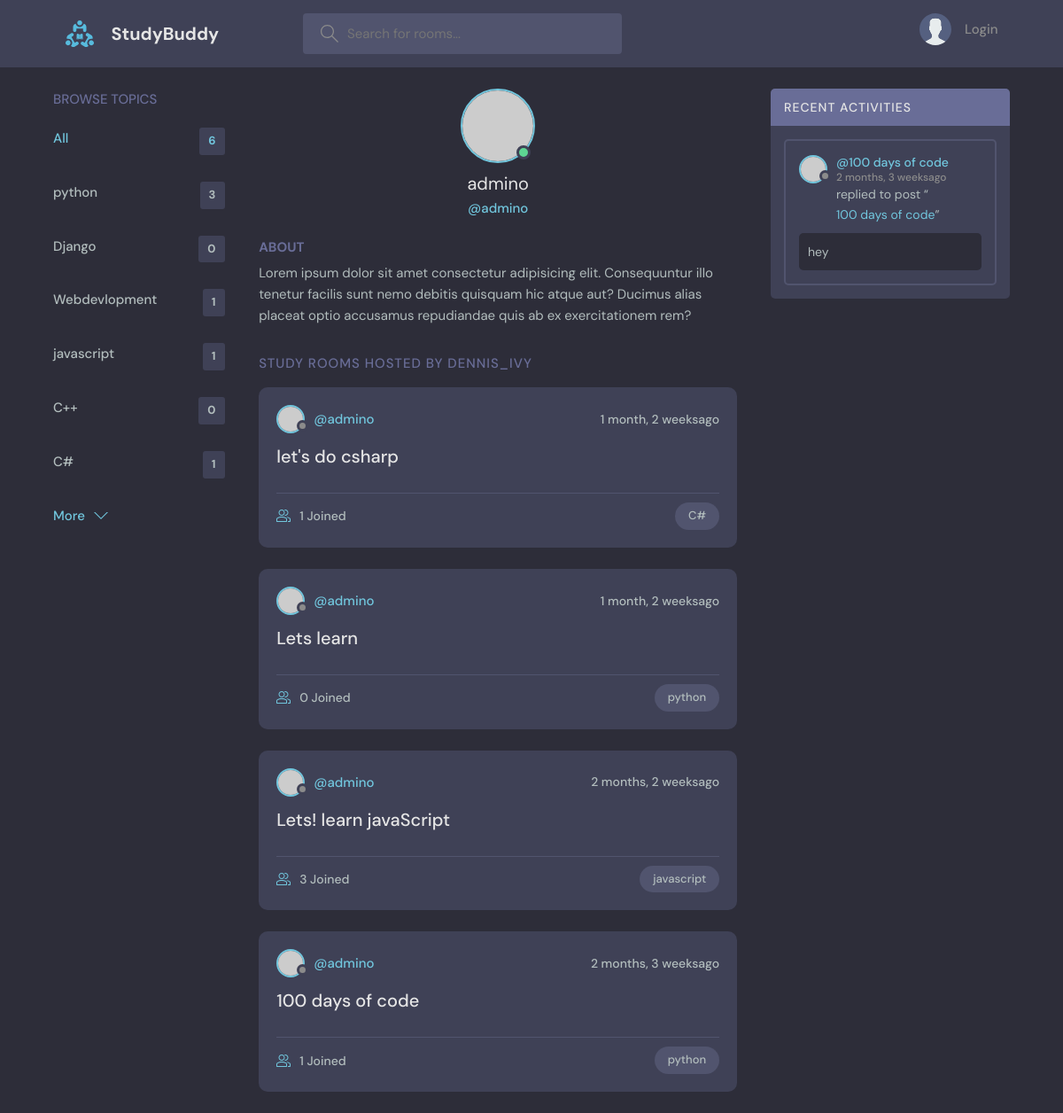
The app's page /profile/1/, older data.
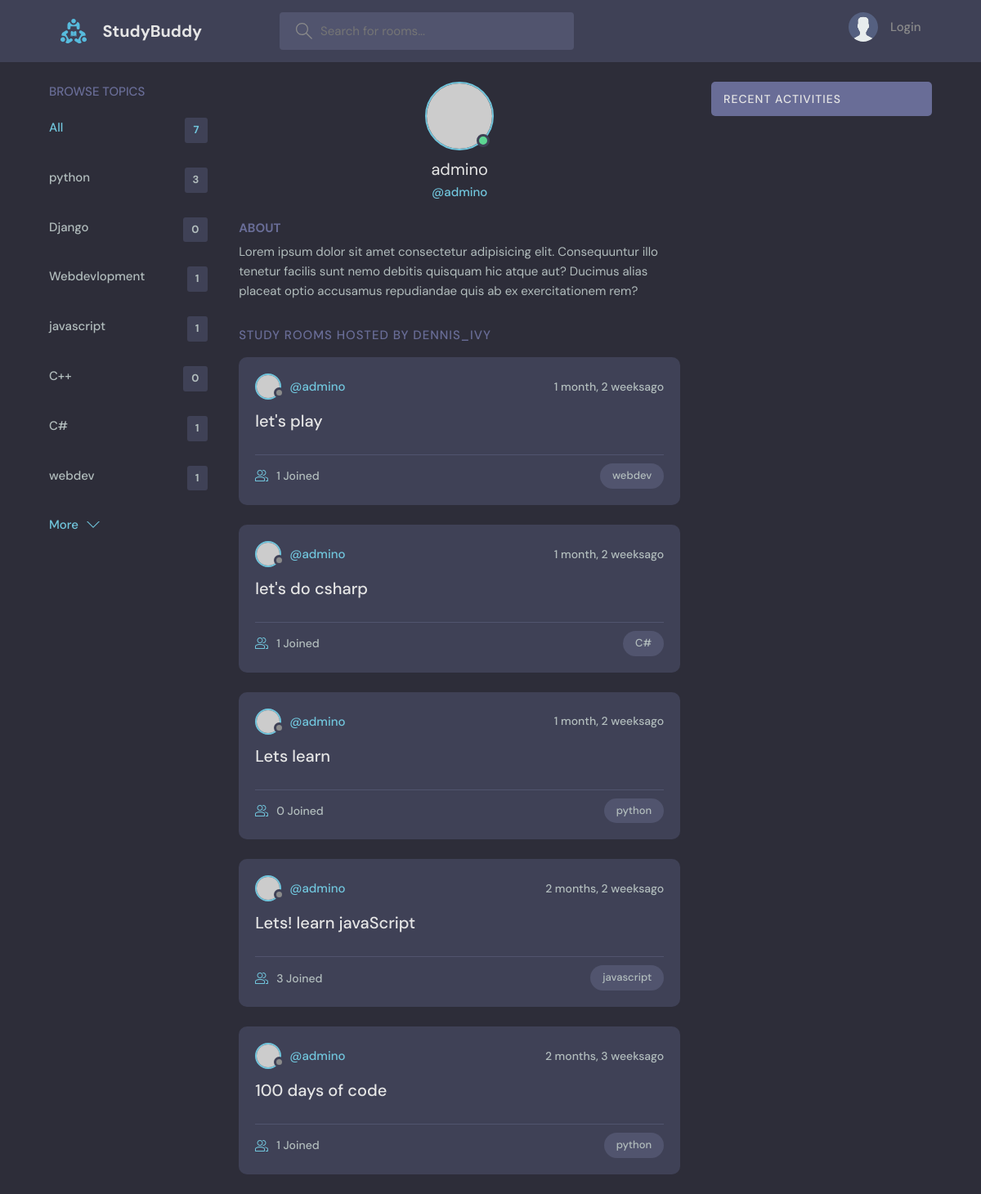
The same page, newer data.
### base/models.py (models this page shows, shortened)
class Topic(models.Model):
    name = models.CharField(max_length=200)

class Room(models.Model):
    host =models.ForeignKey(User, on_delete=models.SET_NULL, null=True)
    topic =models.ForeignKey(Topic, on_delete=models.SET_NULL, null=True)
    name = models.CharField(max_length=200)
    description =models.TextField(null=True, blank=True)
    participants = models.ManyToManyField(User, related_name='participants', blank = True)
    updated =models.DateTimeField(auto_now=True)
    created =models.DateTimeField(auto_now=True)
    class Meta:
        ordering =['-updated','-created']
    def __str__(self):
        return self.name

class Message(models.Model):
    user = models.ForeignKey(User, on_delete=models.CASCADE)
    room = models.ForeignKey(Room, on_delete=models.CASCADE)
    body = models.TextField()
    updated =models.DateTimeField(auto_now=True)
    created =models.DateTimeField(auto_now=True)
    class Meta:
        ordering =['-updated','-created']

### base/views.py (the view)
# urls.py: path('profile/<str:pk>/',views.userProfile, name = "user-profile"),
def userProfile(request,pk):
    user = User.objects.get(id=pk)
    rooms =user.room_set.all()
    room_messages= user.message_set.all()
    topics = Topic.objects.all()
    context ={'user':user,'rooms':rooms, 'room_messages':room_messages,
              'topics':topics}
    return render(request,'base/profile.html',context)

### base/templates/base/profile.html (shortened to what this page needs)
{% extends 'main.html' %}
{% block content%}
  <main class="profile-page layout layout--3">
    <div class="container">
      {%include 'base/topics_component.html'%}
      <div class="roomList">
        <div class="profile">
          <div class="profile__avatar">
            <div class="avatar avatar--large active">
              <img src="https://randomuser.me/api/portraits/men/11.jpg" />
            </div>
          </div>
          <div class="profile__info">
            <h3>{{user.username}}</h3>
            <p>@{{user.username}}</p>
          </div>
          <div class="profile__about">
            <h3>About</h3>
            <p>
              Lorem ipsum dolor sit amet consectetur adipisicing elit. Consequuntur illo tenetur
              facilis sunt nemo debitis quisquam hic atque aut? Ducimus alias placeat optio
              accusamus repudiandae quis ab ex exercitationem rem?
            </p>
          </div>
        </div>
        <div class="roomList__header">
          <div>
            <h2>Study Rooms Hosted by dennis_ivy</a>
            </h2>
          </div>
        </div>
        {% include 'base/roomcount_component.html' %}
      </div>
      {% include 'base/activity_component.html' %}
    </div>
  </main>
{% endblock content %}

### templates/main.html (shortened to what this page needs)
<!DOCTYPE html>
{% load static %}
<html lang="en">
  <head>
    <link rel="stylesheet" href="{% static 'styles/style.css' %}" />
  </head>
  <body>
    {% include  'navbar.html' %}
    {% block content %}
    {% endblock  %}
  </body>
</html>

### templates/navbar.html (shortened to what this page needs)
{% load static%}
<header class="header header--loggedIn">
        <div class="container">
          <a href="{% url 'home'%}" class="header__logo">
            <img src="{%static 'images/logo.svg' %}" />
            <h1>StudyBuddy</h1>
          </a>
          <form class="header__search" method="GET" action="{% url 'home' %}">
            <label>
              <input name = "q" placeholder="Search for rooms..." />
            </label>
          </form>
          <nav class="header__menu">
            {% if request.user.is_authenticated %}
            <div class="header__user">
              <a href="{% url 'update-user' %}">
                <div class="avatar avatar--medium active">
                  <img src="https://randomuser.me/api/portraits/men/37.jpg" />
                </div>
                <p>{{request.user.username}} <span>@{{request.user.username}}</span></p>
              </a>
              <button class="dropdown-button">
                <svg version="1.1" xmlns="http://www.w3.org/2000/svg" width="32" height="32" viewBox="0 0 32 32">
                  <title>chevron-down</title>
                  <path d="M16 21l-13-13h-3l16 16 16-16h-3l-13 13z"></path>
                </svg>
              </button>
            </div>
            {% else %}
             <a href="{% url 'login' %}">
              <img src="{% static 'images/avatar.svg' %} " />
              <p>Login</p>
            </a>
            {% endif %}
          </nav>
        </div>
      </header>

### base/templates/base/topics_component.html
<div class="topics">
   <div class="topics__header">
     <h2>Browse Topics</h2>
   </div>
   <ul class="topics__list">
     <li>
       <a href="{% url 'home' %}" class="active">All <span>{{topics.count}}</span></a>
     </li>
     {%for topic in topics%}
     <li>
       <a href="{%url 'home' %}?q={{topic.name}}">{{ topic.name}}<span>{{topic.room_set.all.count}}</a>
     </li>
   {% endfor %}
   </ul>
   <a class="btn btn--link" href="{% url 'topics' %}">
     More
     <svg version="1.1" xmlns="http://www.w3.org/2000/svg" width="32" height="32" viewBox="0 0 32 32">
       <title>chevron-down</title>
       <path d="M16 21l-13-13h-3l16 16 16-16h-3l-13 13z"></path>
     </svg>
   </a>
 </div>

### base/templates/base/roomcount_component.html (shortened to what this page needs)
{% for room in rooms %}
<div class="roomListRoom">
  <div class="roomListRoom__header">
    <a href="{% url 'user-profile' room.host.id %}" class="roomListRoom__author">
      <div class="avatar avatar--small">
        <img src="https://randomuser.me/api/portraits/women/11.jpg" />
      </div>
      <span>@{{room.host.username}}</span>
    </a>
    <div class="roomListRoom__actions">
      <span>{{ room.created|timesince }}ago</span>
    </div>
  </div>
  <div class="roomListRoom__content">
    <a href="{% url 'room' room.id %}">{{room.name}}</a>
  </div>
  <div class="roomListRoom__meta">
    <a href="{% url 'room' room.id %}" class="roomListRoom__joined">
      {{room.participants.all.count}} Joined
    </a>
    <p class="roomListRoom__topic">{{room.topic.name}}</p>
  </div>
</div>
{% endfor %}

### base/templates/base/activity_component.html (shortened to what this page needs)
<div class="activities">
  <div class="activities__header">
    <h2>Recent Activities</h2>
  </div>
  {% for message in room_messages %}
  <div class="activities__box">
    <div class="activities__boxHeader roomListRoom__header">
      <a href="{% url 'user-profile' message.user.id %}" class="roomListRoom__author">
        <div class="avatar avatar--small">
          <img src="https://randomuser.me/api/portraits/women/11.jpg" />
        </div>
        <p>
          @{{message.room}}
          <span>{{message.created|timesince}}ago</span>
        </p>
      </a>
    </div>
    <div class="activities__boxContent">
      <p>replied to post “<a href="{%url 'room' message.room.id%}">{{message.room}}</a>”</p>
      <div class="activities__boxRoomContent">
        {{message.body}}
      </div>
    </div>
  </div>
  {% endfor %}
</div>

Row changes from the older to the newer data that the page shows:
removed Message: room "100 days of code", created "2 months, 3 weeks", body "hey"
added Topic: name "webdev", room_set.all.count "1"
added Room: host.username "admino", created "1 month, 2 weeks", name "let's play", participants.all.count "1", topic.name "webdev"
Text that changed along with them:
{{ topics.count }}: "6" → "7"
